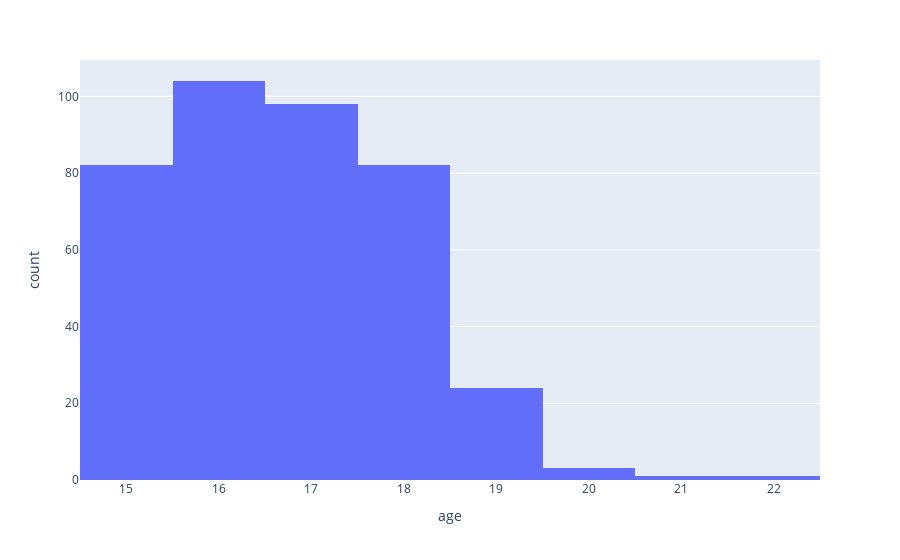

Notebook cell for this chart:
### Code cell
px.histogram(df, x='age')

### Figure 1 — Plotly figure (JSON) as saved in the notebook; plotly's stock layout.template omitted (floating-point values rounded to 4 significant figures; data arrays with more than 128 entries replaced by an {"elided": "..."} marker saying what was removed)
{"data": [{"alignmentgroup": "True", "bingroup": "x", "hovertemplate": "age=%{x}<br>count=%{y}<extra></extra>", "legendgroup": "", "marker": {"color": "#636efa", "pattern": {"shape": ""}}, "name": "", "offsetgroup": "", "orientation": "v", "showlegend": false, "type": "histogram", "x": {"elided": "395 int values"}, "xaxis": "x", "yaxis": "y"}], "layout": {"barmode": "relative", "legend": {"tracegroupgap": 0}, "margin": {"t": 60}, "xaxis": {"anchor": "y", "domain": [0, 1], "title": {"text": "age"}}, "yaxis": {"anchor": "x", "domain": [0, 1], "title": {"text": "count"}}}}
